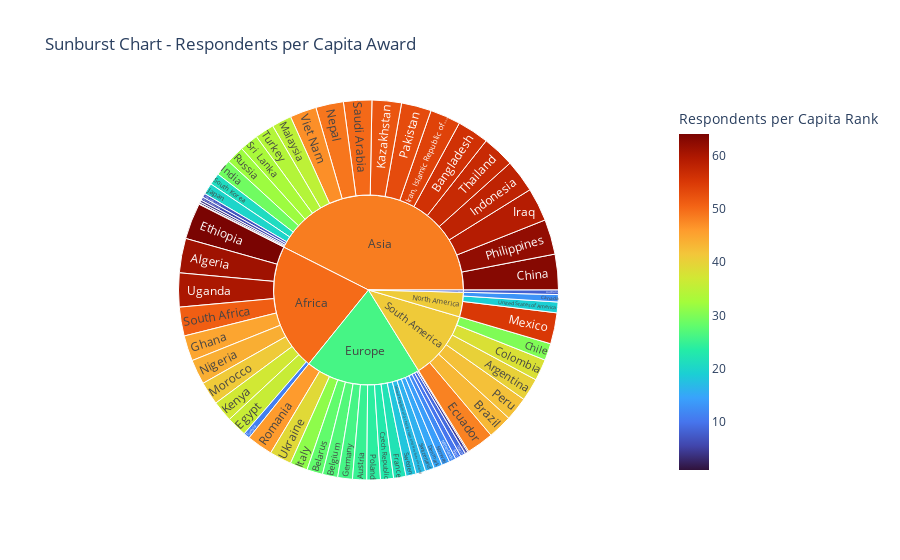

This figure's notebook cell:
### Markdown cell above
From the Bubble Chart above we can see Singapore has the highest respondents’ per capita value of 0.000031 of its population completing the survey! This means 182 people out of their population of over 5.58 million submitted the survey. Although this is a very small percentage it is the top performing country. The country with the lowest respondent’s per capita value is Ethiopia with 0.000000372 of their population of 115.43 million completing the 2021 Kaggle Survey data. We can see all countries of concern in the Sunburst Chart below:

### Code cell
# Sunburst Chart - Respondents per Capita Award
df = country_data
df = df.rename(columns={'Respondents_per_Capita_Rank': 'Respondents per Capita Rank '})
fig = px.sunburst(df, path=['Continent','Country'], values='Respondents per Capita Rank ',
                  color='Respondents per Capita Rank ', hover_data=['Country'],
                  title = "Sunburst Chart - Respondents per Capita Award",
                  color_continuous_scale='Turbo')

fig.show()

### Figure 1 — Plotly figure (JSON) as saved in the notebook; plotly's stock layout.template omitted (floating-point values rounded to 4 significant figures; data arrays with more than 128 entries replaced by an {"elided": "..."} marker saying what was removed)
{"data": [{"branchvalues": "total", "customdata": {"elided": "70x2 mixed values"}, "domain": {"x": [0, 1], "y": [0, 1]}, "hovertemplate": "labels=%{label}<br>Respondents per Capita Rank _sum=%{value}<br>parent=%{parent}<br>id=%{id}<br>Country=%{customdata[0]}<br>Respondents per Capita Rank =%{color}<extra></extra>", "ids": ["Africa/Algeria", "South America/Argentina", "Oceania/Australia", "Europe/Austria", "Asia/Bangladesh", "Europe/Belarus", "Europe/Belgium", "South America/Brazil", "North America/Canada", "South America/Chile", "Asia/China", "South America/Colombia", "Europe/Czech Republic", "Europe/Denmark", "South America/Ecuador", "Africa/Egypt", "Africa/Ethiopia", "Europe/France", "Europe/Germany", "Africa/Ghana", "Europe/Greece", "Asia/Hong Kong (S.A.R.)", "Asia/India", "Asia/Indonesia", "Asia/Iran, Islamic Republic of...", "Asia/Iraq", "Europe/Ireland", "Asia/Israel", "Europe/Italy", "Asia/Japan", "Asia/Kazakhstan", "Africa/Kenya", "Asia/Malaysia", "North America/Mexico", "Africa/Morocco", "Asia/Nepal", "Europe/Netherlands", "Africa/Nigeria", "Europe/Norway", "Asia/Pakistan", "South America/Peru", "Asia/Philippines", "Europe/Poland", "Europe/Portugal", "Europe/Romania", "Asia/Russia", "Asia/Saudi Arabia", "Asia/Singapore", "Africa/South Africa", "Asia/South Korea", "Europe/Spain", "Asia/Sri Lanka", "Europe/Sweden", "Europe/Switzerland", "Asia/Taiwan", "Asia/Thailand", "Africa/Tunisia", "Asia/Turkey", "Africa/Uganda", "Europe/Ukraine", "Asia/United Arab Emirates", "Europe/United Kingdom of Great Britain and Northern Ireland", "North America/United States of America", "Asia/Viet Nam", "Africa", "Asia", "Europe", "North America", "Oceania", "South America"], "labels": ["Algeria", "Argentina", "Australia", "Austria", "Bangladesh", "Belarus", "Belgium", "Brazil", "Canada", "Chile", "China", "Colombia", "Czech Republic", "Denmark", "Ecuador", "Egypt", "Ethiopia", "France", "Germany", "Ghana", "Greece", "Hong Kong (S.A.R.)", "India", "Indonesia", "Iran, Islamic Republic of...", "Iraq", "Ireland", "Israel", "Italy", "Japan", "Kazakhstan", "Kenya", "Malaysia", "Mexico", "Morocco", "Nepal", "Netherlands", "Nigeria", "Norway", "Pakistan", "Peru", "Philippines", "Poland", "Portugal", "Romania", "Russia", "Saudi Arabia", "Singapore", "South Africa", "South Korea", "Spain", "Sri Lanka", "Sweden", "Switzerland", "Taiwan", "Thailand", "Tunisia", "Turkey", "Uganda", "Ukraine", "United Arab Emirates", "United Kingdom of Great Britain and Northern Ireland", "United States of America", "Viet Nam", "Africa", "Asia", "Europe", "North America", "Oceania", "South America"], "marker": {"coloraxis": "coloraxis", "colors": [61, 40, 8, 25, 56, 28, 27, 43, 13, 30, 63, 38, 23, 15, 48, 36, 64, 22, 26, 45, 9, 7, 29, 58, 54, 59, 2, 3, 31, 20, 52, 37, 35, 55, 41, 49, 12, 44, 14, 53, 42, 62, 24, 5, 46, 32, 50, 1, 51, 21, 10, 33, 18, 16, 4, 57, 11, 34, 60, 39, 6, 17, 19, 47, 49.88, 48.44, 26.03, 40.86, 8, 40.92]}, "name": "", "parents": ["Africa", "South America", "Oceania", "Europe", "Asia", "Europe", "Europe", "South America", "North America", "South America", "Asia", "South America", "Europe", "Europe", "South America", "Africa", "Africa", "Europe", "Europe", "Africa", "Europe", "Asia", "Asia", "Asia", "Asia", "Asia", "Europe", "Asia", "Europe", "Asia", "Asia", "Africa", "Asia", "North America", "Africa", "Asia", "Europe", "Africa", "Europe", "Asia", "South America", "Asia", "Europe", "Europe", "Europe", "Asia", "Asia", "Asia", "Africa", "Asia", "Europe", "Asia", "Europe", "Europe", "Asia", "Asia", "Africa", "Asia", "Africa", "Europe", "Asia", "Europe", "North America", "Asia", "", "", "", "", "", ""], "type": "sunburst", "values": [61, 40, 8, 25, 56, 28, 27, 43, 13, 30, 63, 38, 23, 15, 48, 36, 64, 22, 26, 45, 9, 7, 29, 58, 54, 59, 2, 3, 31, 20, 52, 37, 35, 55, 41, 49, 12, 44, 14, 53, 42, 62, 24, 5, 46, 32, 50, 1, 51, 21, 10, 33, 18, 16, 4, 57, 11, 34, 60, 39, 6, 17, 19, 47, 450, 885, 409, 87, 8, 241]}], "layout": {"coloraxis": {"colorbar": {"title": {"text": "Respondents per Capita Rank "}}, "colorscale": [[0, "#30123b"], [0.07143, "#4145ab"], [0.1429, "#4675ed"], [0.2143, "#39a2fc"], [0.2857, "#1bcfd4"], [0.3571, "#24eca6"], [0.4286, "#61fc6c"], [0.5, "#a4fc3b"], [0.5714, "#d1e834"], [0.6429, "#f3c63a"], [0.7143, "#fe9b2d"], [0.7857, "#f36315"], [0.8571, "#d93806"], [0.9286, "#b11901"], [1, "#7a0402"]]}, "legend": {"tracegroupgap": 0}, "title": {"text": "Sunburst Chart - Respondents per Capita Award"}}}
